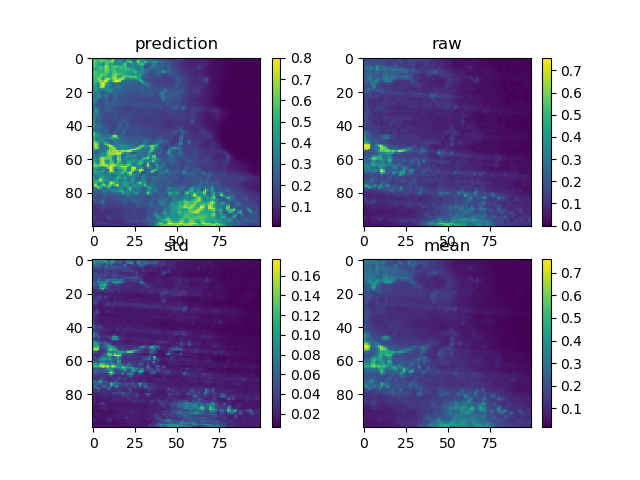

Source code (Python):
from sofilstm.unet_bn import Unet_bn
from sofilstm.train import Trainer_bn

from sofilstm import util

import scipy.io as spio
import numpy as np
import os
import NanoImagingPack as nip
import numpy as np
import matplotlib.pyplot as plt 
import matplotlib as mpl
mpl.rc('figure',  figsize=(12, 9))
mpl.rc('image', cmap='gray')

####################################################
####             PREPARE WORKSPACE               ###
####################################################


# Because we have real & imaginary part of our input, data_channels is set to 2
data_channels = 1
truth_channels = 1

# here indicating the GPU you want to use. if you don't have GPU, just leave it.
gpu_ind = '-1'
os.environ['CUDA_VISIBLE_DEVICES'] = gpu_ind; # 0,1,2,3


# here specify the path of the model you want to load
model_path = './upsamping_gpu0/models/final/'


####################################################
####                 FUNCTIONS                   ###
####################################################

# make the data a 4D vector
def preprocess(data, mysize=None):
    if ~(mysize is None):
        data = nip.extract(data, mysize)
    data -= np.min(data)
    data = data/np.max(data)
    return data

####################################################
####                lOAD MODEL                   ###
####################################################

# set up args for the unet, should be exactly the same as the loading model
kwargs = {
    "layers": 5,
    "conv_times": 2,
    "features_root": 64,
    "filter_size": 3,
    "pool_size": 2,
    "summaries": True
}

# args for training
batch_size = 1  # batch size for training
ntimesteps = 50  # number of time-steps for one 3D volume
valid_size = batch_size  # batch size for validating (must be same as batch_size!)
Nx, Ny = 100, 100


net = Unet_bn(batchsize=batch_size, Nx=Nx, Ny=Ny, ntimesteps=ntimesteps, cost="mean_squared_error", **kwargs)

####################################################
####                lOAD TRAIN                   ###
####################################################
#%%
path_mydata = './test/sofi.mat'
#path_mydata = './4995167/sofi.mat'


#preparing training data
data_mat = spio.loadmat(path_mydata , squeeze_me=True)
data = preprocess(np.array(data_mat['sofi']), mysize=(Nx,Ny,ntimesteps))
data = np.expand_dims(data,0)
data = np.concatenate((data,data), 0)

####################################################
####              	  PREDICT                    ###
####################################################
save_path = net.savegraph(model_path, model_path)
# convert model
# Converting a SavedModel to a TensorFlow Lite model.
import tensorflow.lite as lite
converter = lite.TFLiteConverter.from_saved_model(save_path)
tflite_model = converter.convert()


predict = net.predict(model_path+'model.cpkt', data, 1, True)
#predict(self, model_path, x_test, keep_prob, phase)

#% visualize 

plt.figure()
plt.subplot(221), plt.title('prediction')
plt.imshow(np.squeeze(predict[0,:,:,0])), plt.colorbar()
plt.subplot(223), plt.title('std')
plt.imshow(np.std(data[0,:,:,:],-1)), plt.colorbar()
plt.subplot(224), plt.title('mean')
plt.imshow(np.mean(data[0,:,:,:],-1)), plt.colorbar()
plt.subplot(222), plt.title('raw')
plt.imshow(data[0,:,:,0]), plt.colorbar()
